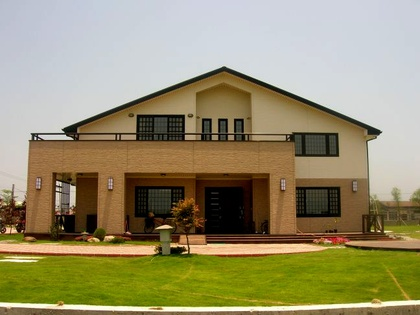
%> input picture Lab07/data/Im.jpg, 420 x 315 px, shrunk from 648 x 486 before the run
$ octave MyHarrisCornerDetector.m   (GNU Octave 9; MATLAB toolbox functions it lacks are replaced by stand-ins)
%> lines starting %> are read from the running program, lines starting %| are printed output that depends on the picture; in (x1, y1, x2, y2) boxes, pixels count from 0 and x2, y2 are one past the last pixel; in counts of white or black regions, pixels touching at a corner belong together; the program's own positions count from 1
%> further down, frame is the input picture: size 315x420x3 uint8; mean R, G, B 151.8, 143.2, 108.7
### Lab07/code/FindCorners.m

function [I, row, col, count] = FindCorners(frame, dx, dy, g, threshold, r, alpha)
%> called with dx = [-1 0 1; -1 0 1; -1 0 1], dy = [-1 -1 -1; 0 0 0; 1 1 1], threshold = 20, r = 6, alpha = 0.04
    %%% Input
    % frame: image read from source
    % dx: horizontal gradient filter
    % dy: vertical gradient filter
    % g: Gaussian filter (filter size: 2*n_x_sigma*sigma)
    % threshold: threshold for finding local maximum (0 ~ 1000)
    % r: k for calculate Rv
    %%% Output
    % I: double type converted from "frame"
    % row, col: the detected corners' locations
    % count: the number of interest points, which avoid the image's edge

    %% Convert frame to double type
    I = double(frame);
    figure;
    imagesc(frame);
    [ymax, xmax, ~] = size(I);
%> ymax = 315; xmax = 420

    %%%%%%%%%%%%%%%%%%%%%%%%%%% Interest Points %%%%%%%%%%%%%%%%%%%%%%%%%%%%%%%%

    %%
    %%% get image gradient

    % Grayscale
    R = I(:, :, 1);
    G = I(:, :, 2);
    B = I(:, :, 3);
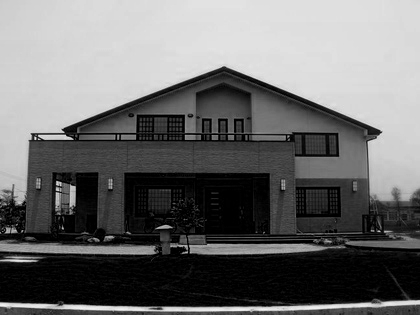
%> B: size 315x420 double; min 0, max 243, mean 108.7
    Ig = 0.299*R + 0.587*G + 0.144*B;
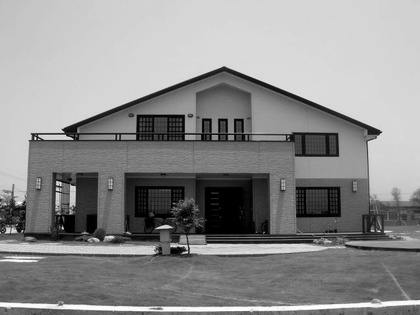
%> Ig: size 315x420 double; min 0, max 260.9, mean 145.1; drawn with min black and max white

    % calculate Ix
    Ix = imfilter(Ig, dx);

    % calcualte Iy
    Iy = imfilter(Ig, dy);

    %%% get all components of second moment matrix M = [[Ix2 Ixy];[Iyx Iy2]];
    %%% note Ix2 Ixy Iy2 are all Gaussian smoothed

    % calculate Ix2
    Ix2 = imfilter(Ix.*Ix, g);

    % calculate Iy2
    Iy2 = imfilter(Iy.*Iy, g);

    % calculate Ixy
    Ixy = imfilter(Ix.*Iy, g);
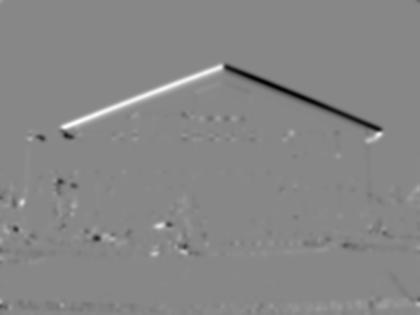
%> Ixy: size 315x420 double; min -32815.2, max 28863.4, mean -48.2; drawn with min black and max white

    %% visualize Ixy
    figure;
    imagesc(Ixy);

    %-------------------------- Demo Check Point -----------------------------%

    %%
    %%% get corner response function R = det(M)-alpha*trace(M)^2

    % calculate R
    R = zeros(ymax, xmax);
    for i = 1:ymax
        for j = 1:xmax
            M = [Ix2(i,j) , Ixy(i,j) ; Ixy(i,j) , Iy2(i,j)];
            R(i,j) = det(M) - alpha * trace(M) ^ 2;
        end
    end
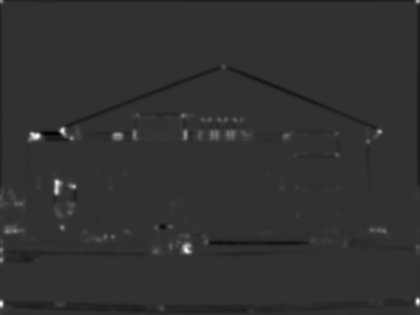
%> R: size 315x420 double; min -688154272.7, max 2.88e+09, mean 2673769.4; drawn with min black and max white

    %% make max R value to be 1000
    R = (1000 / max(max(R))) * R; % be aware of if max(R) is 0 or not

    %% using B = ordfilt2(A,order,domain) to implment a maxfilter
    sze = 2*r + 1; % domain width

    %%% find local maximum and get RBinary.
    % calculate MX
    MX = ordfilt2(R, sze^2, ones(sze,sze));

    % calculate RBinary
    RBinary = (MX > threshold) & (MX == R);
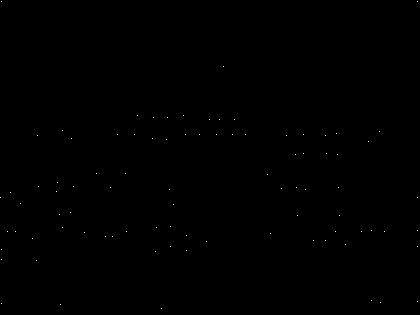
%> RBinary: size 315x420 logical; 0.07% white in thin lines or dots

    %% get location of corner points not along image's edges
    offe = r-1;
    count = sum(sum(RBinary(offe:size(RBinary, 1) - offe, offe:size(RBinary,2) - offe))); % How many interest points, avoid the image's edge
%> count = 78
    R = R*0;
%> R: size 315x420 double; every value is 0
    R(offe:size(RBinary, 1) - offe, offe:size(RBinary, 2) - offe) = RBinary(offe:size(RBinary, 1) - offe, offe:size(RBinary, 2) - offe);
%> R: size 315x420 double; values 0 (black) and 1 (white), 0.06% white in thin lines or dots, all inside (x1, y1, x2, y2) = (7, 66, 385, 309)
    [row,col] = find(R);
%> row = 78 values from 67 to 309; col = 78 values from 8 to 385

end

### Lab07/code/MyHarrisCornerDetector.m
% My Harris detector
% The code calculates
% the Harris Feature/Interest Points (FP or IP)

% When you execute the code, the test image file will open
% then the code will print out and display the feature points.
% You can select the number of FPs by changing the variables

%%%
% corner : significant change in all direction for a sliding window
%%%

clear; clc;

%%
% parameters
% corner response related
sigma = 2;
n_x_sigma = 6;
alpha = 0.04;

% maximum suppression related
threshold = 20;     % should be between 0 and 1000
r = 6;              % k for calculate Rv

%%
% filter kernels
dx = [-1 0 1; -1 0 1; -1 0 1];      % horizontal gradient filter
dy = dx';                           % vertical gradient filter
g = fspecial('gaussian', max(1, fix(2 * n_x_sigma*sigma)), sigma); % Gaussien Filter: filter size 2*n_x_sigma*sigma

%% load 'Im.jpg'
frame = imread('../data/Im.jpg');

%% Call FindCorners function
[I, r1, c1, count1] = FindCorners(frame, dx, dy, g, threshold, r, alpha);
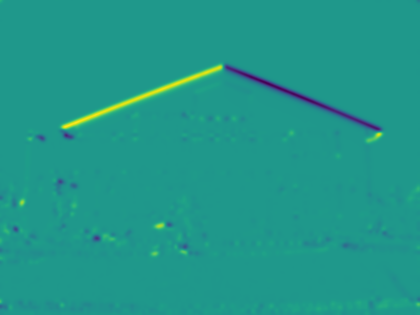
%> displayed picture: size 315x420x3, on the screen's scale of 0 to 255; mean R, G, B 32.7, 151.5, 138
%> r1 = 78 values, max 309 at index 32, min 67 at index 48, mean 189; c1 = 78 values from 8 to 385; count1 = 78

%% Display
figure;
imagesc(uint8(I));
hold on;
plot(c1, r1, 'or', 'MarkerSize', 5, 'LineWidth', 1);
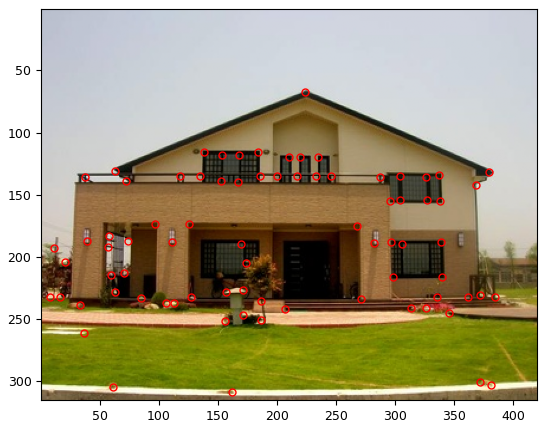
%> figure redrawn from the program's plot data
return;
